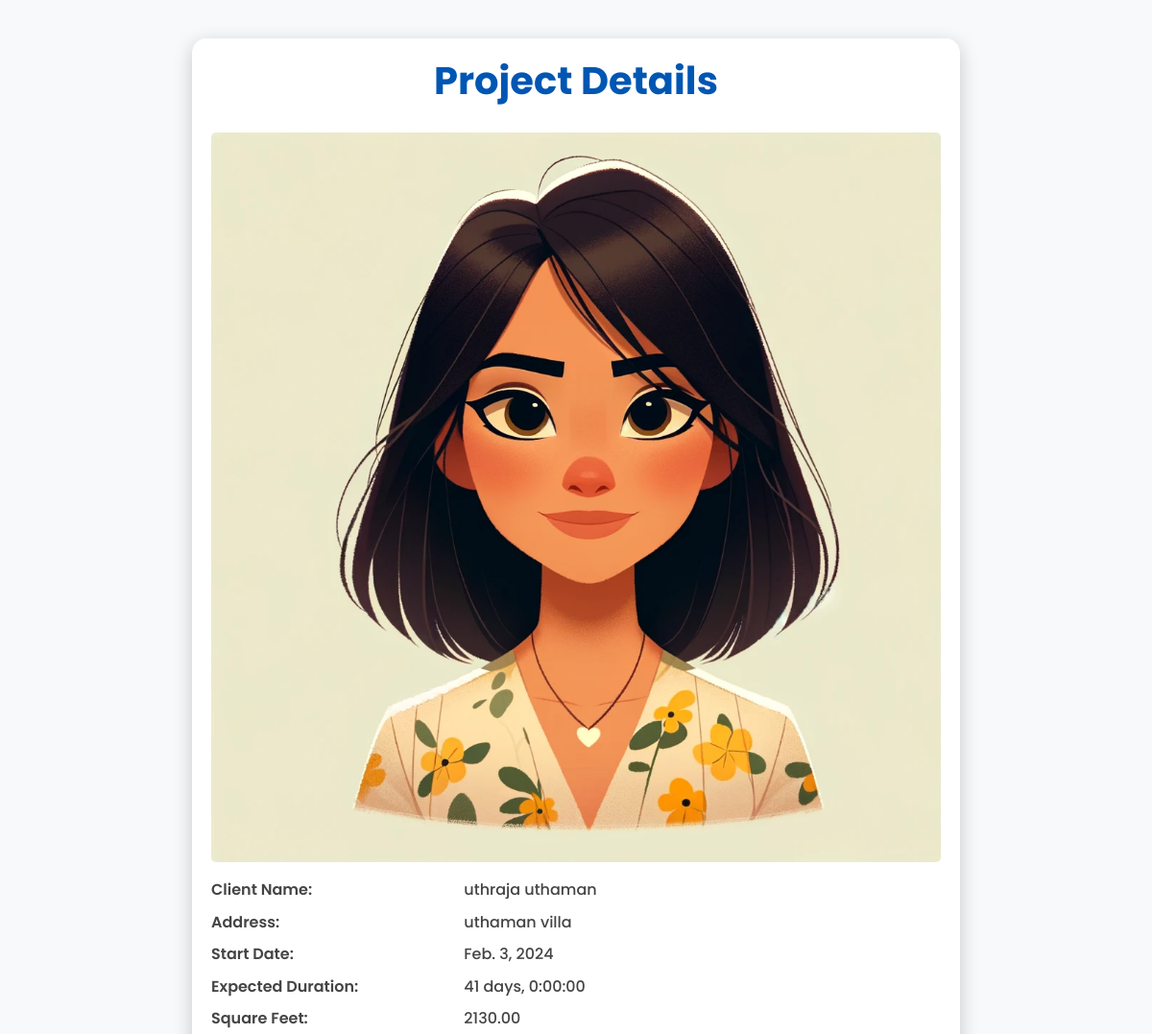
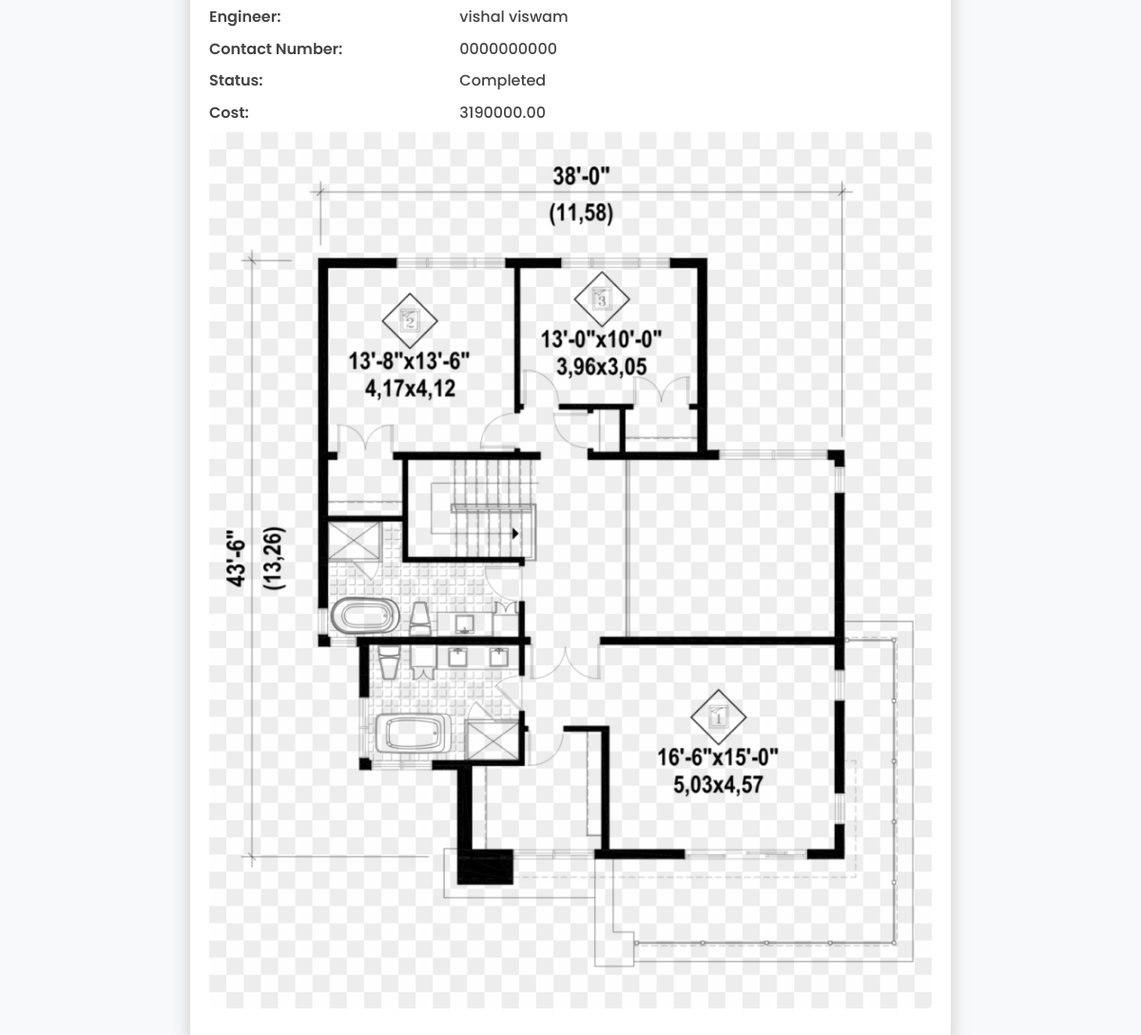
/project-detail/2/, run on the app's committed database (2 pictures, top to bottom).
### my_app/models.py (models this page shows, shortened)
class Project(models.Model):
    professional = models.ForeignKey(Professional, on_delete=models.CASCADE, related_name='projects',blank=True, null=True)
    project_id = models.AutoField(primary_key=True)
    project_name = models.CharField(max_length=100)
    client_name = models.CharField(max_length=100)
    address = models.TextField()
    start_date = models.DateField()
    expected_end_date = models.DateField()
    total_expected_duration = models.DurationField(help_text="Expected duration in days.")
    cost_of_construction = models.DecimalField(max_digits=12, decimal_places=2)
    image_of_building = models.ImageField(upload_to='projects/buildings/', blank=True, null=True)
    image_of_map = models.ImageField(upload_to='projects/maps/', blank=True, null=True)
    square_feet = models.DecimalField(max_digits=10, decimal_places=2)
    engineer_name = models.CharField(max_length=100, blank=True, null=True)
    contact_number = models.CharField(max_length=20, default='0000000000')
    status = models.CharField(max_length=20, choices=[
        ('Not Started', 'Not Started'),
        ('In Progress', 'In Progress'),
        ('Completed', 'Completed'),
    ], default='Not Started')
    description = models.TextField(blank=True, null=True)
    additional_notes = models.TextField(blank=True, null=True)
    class Meta:
        ordering = ['start_date']
        verbose_name = 'Project'
        verbose_name_plural = 'Projects'

### my_app/views.py (the view)
# urls.py: path('project-detail/<int:project_id>/', views.project_detail, name='project_detail'),
def project_detail(request, project_id):
    project = get_object_or_404(Project, pk=project_id)
    return render(request, 'project_detail.html', {'project': project})

### Templates/project_detail.html (shortened to what this page needs)
{% load static %}
<!DOCTYPE html>
<html lang="en">
<head>
    <link rel="stylesheet" href="{% static 'css/bootstrap.css' %}">
    <link rel="stylesheet" href="{% static 'css/font-awesome.min.css' %}">
    <link rel="stylesheet" href="{% static 'css/style.css' %}">
    <link rel="stylesheet" href="{% static 'css/responsive.css' %}">
</head>
<body class="sub_page">
    <div class="container">
      <div class="project-details-card">
          <h1>Project Details</h1>
          {% if project.image_of_building %}
              <img src="{{ project.image_of_building.url }}" alt="Building Image" class="img-fluid mb-3">
          {% endif %}
          <div class="row project-details-info">
              <div class="col-md-4 col-sm-12">
                  <strong>Client Name:</strong>
                  <strong>Address:</strong>
                  <strong>Start Date:</strong>
                  <strong>Expected Duration:</strong>
                  <strong>Square Feet:</strong>
                  <strong>Engineer:</strong>
                  <strong>Contact Number:</strong>
                  <strong>Status:</strong>
                  <strong>Cost:</strong>
              </div>
              <div class="col-md-8 col-sm-12">
                  <p>{{ project.client_name }}</p>
                  <p>{{ project.address }}</p>
                  <p>{{ project.start_date }}</p>
                  <p>{{ project.total_expected_duration }}</p>
                  <p>{{ project.square_feet }}</p>
                  <p>{{ project.engineer_name }}</p>
                  <p>{{ project.contact_number }}</p>
                  <p>{{ project.status }}</p>
                  <p>{{ project.cost_of_construction }}</p>
              </div>
          </div>
          {% if project.image_of_map %}
              <img src="{{ project.image_of_map.url }}" alt="Map Image" class="img-fluid">
          {% endif %}
      </div>
  </div>
</body>
</html>

### static/css/style.css (style rules this page uses)
body { font-family: "Poppins", sans-serif; color: #0c0c0c; background-color: #ffffff; overflow-x: hidden; }

### static/css/responsive.css (style rules this page uses)
@media (min-width: 1200px) { .container { max-width: 1170px; } }

### Templates/project_detail.html (style rules this page uses)
body { font-family: 'Poppins', sans-serif; background-color: #f8f9fa; }
.container { max-width: 800px; margin: 40px auto; padding: 20px; background-color: #fff; border-radius: 15px; box-shadow: 0 5px 20px rgba(0, 0, 0, 0.2); transition: all 0.3s ease-in-out; }
h2, h1 { color: #0056b3; text-align: center; margin-bottom: 30px; font-weight: 700; }
.project-details-info p, .project-details-info strong { color: #444; font-weight: 500; margin-bottom: 8px; line-height: 1.6; display: block; }
.project-details-info strong { font-weight: 600; }
.project-details-card img { width: 100%; border-radius: 5px; margin-bottom: 20px; }

### data on the page
Project: image_of_building (picture), client_name "uthraja uthaman", address "uthaman villa", start_date "Feb. 3, 2024", total_expected_duration "41 days, 0:00:00", square_feet "2130.00", engineer_name "vishal viswam", contact_number "0000000000", status "Completed", cost_of_construction "3190000.00", image_of_map (picture)
